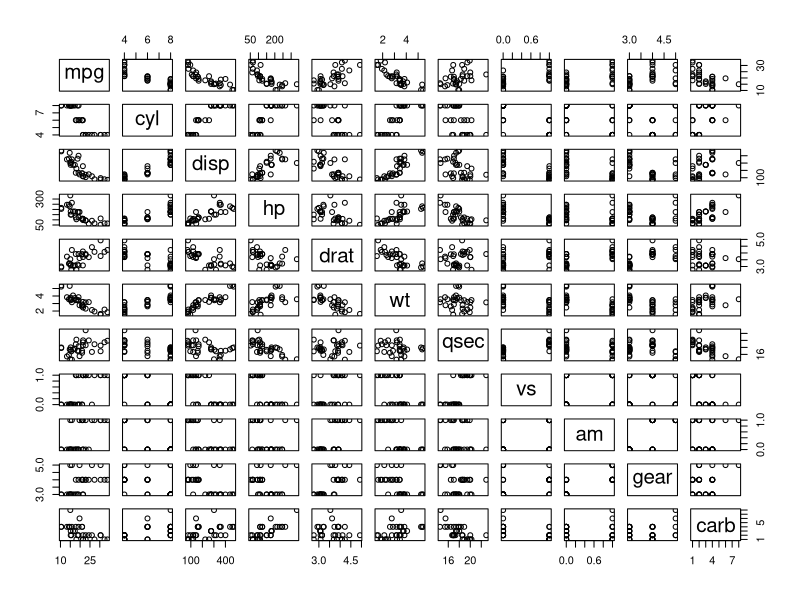
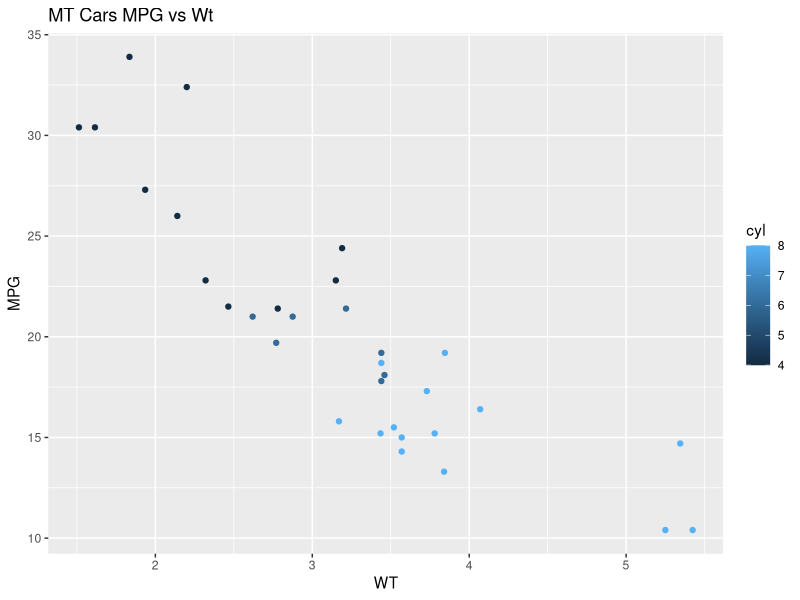

Generate these figures, in order, with R:
## ---- chunk 1
library(ggplot2)
## ---- chunk 2
str(mtcars)

summary(mtcars)
## ---- chunk 3
pairs(mtcars)


ggplot(mtcars, aes(wt, mpg, color = cyl, fill = cyl))+geom_point()+labs(title="MT Cars MPG vs Wt", x="WT", y="MPG")

